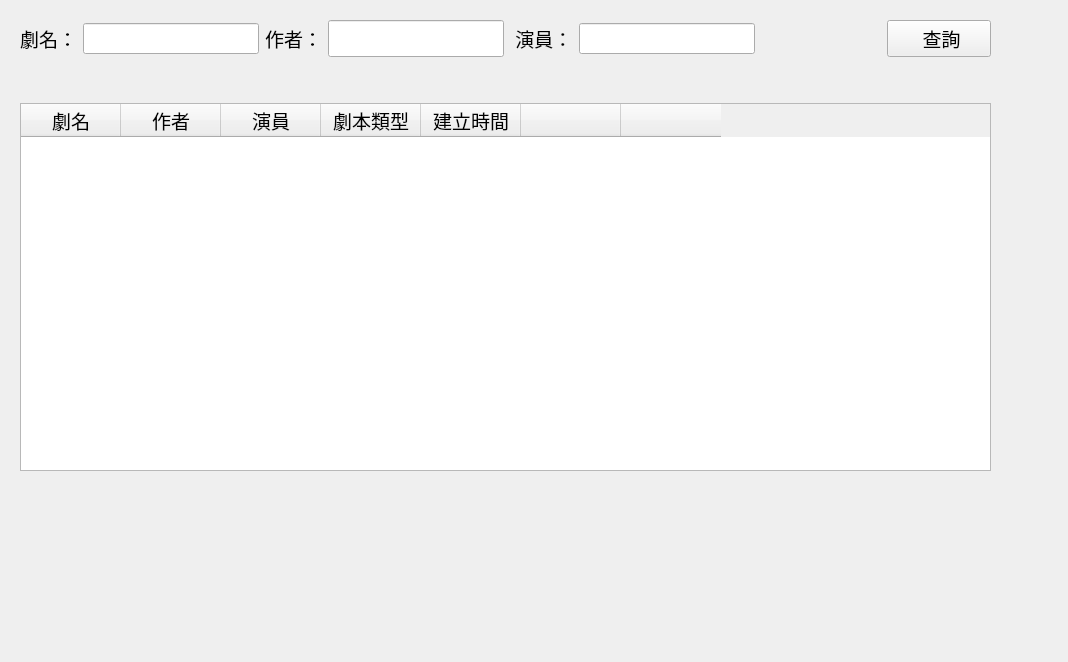
<?xml version="1.0" encoding="UTF-8"?>
<ui version="4.0">
 <class>Form</class>
 <widget class="QWidget" name="Form">
  <property name="geometry">
   <rect>
    <x>0</x>
    <y>0</y>
    <width>1068</width>
    <height>662</height>
   </rect>
  </property>
  <property name="font">
   <font>
    <pointsize>14</pointsize>
   </font>
  </property>
  <property name="windowTitle">
   <string>Form</string>
  </property>
  <widget class="QWidget" name="gridLayoutWidget">
   <property name="geometry">
    <rect>
     <x>20</x>
     <y>20</y>
     <width>971</width>
     <height>451</height>
    </rect>
   </property>
   <layout class="QGridLayout" name="gridLayout">
    <item row="1" column="0">
     <layout class="QHBoxLayout" name="horizontalLayout_4">
      <item>
       <layout class="QHBoxLayout" name="horizontalLayout_2">
        <item>
         <layout class="QHBoxLayout" name="horizontalLayout">
          <item>
           <widget class="QLabel" name="label_SLP">
            <property name="font">
             <font>
              <pointsize>14</pointsize>
             </font>
            </property>
            <property name="text">
             <string>劇名：</string>
            </property>
           </widget>
          </item>
          <item>
           <widget class="QLineEdit" name="input_SLP">
            <property name="sizePolicy">
             <sizepolicy hsizetype="Preferred" vsizetype="Fixed">
              <horstretch>0</horstretch>
              <verstretch>0</verstretch>
             </sizepolicy>
            </property>
           </widget>
          </item>
         </layout>
        </item>
        <item>
         <widget class="QLabel" name="label_caseID">
          <property name="font">
           <font>
            <pointsize>14</pointsize>
           </font>
          </property>
          <property name="text">
           <string>作者：</string>
          </property>
         </widget>
        </item>
        <item>
         <widget class="QLineEdit" name="input_caseID">
          <property name="sizePolicy">
           <sizepolicy hsizetype="Preferred" vsizetype="Preferred">
            <horstretch>0</horstretch>
            <verstretch>0</verstretch>
           </sizepolicy>
          </property>
         </widget>
        </item>
       </layout>
      </item>
      <item>
       <layout class="QHBoxLayout" name="horizontalLayout_3">
        <item>
         <widget class="QLabel" name="label_actor">
          <property name="font">
           <font>
            <pointsize>14</pointsize>
           </font>
          </property>
          <property name="text">
           <string> 演員：</string>
          </property>
         </widget>
        </item>
        <item>
         <widget class="QLineEdit" name="input_actor">
          <property name="sizePolicy">
           <sizepolicy hsizetype="Preferred" vsizetype="Fixed">
            <horstretch>0</horstretch>
            <verstretch>0</verstretch>
           </sizepolicy>
          </property>
         </widget>
        </item>
        <item>
         <spacer name="horizontalSpacer">
          <property name="orientation">
           <enum>Qt::Horizontal</enum>
          </property>
          <property name="sizeType">
           <enum>QSizePolicy::Expanding</enum>
          </property>
          <property name="sizeHint" stdset="0">
           <size>
            <width>30</width>
            <height>20</height>
           </size>
          </property>
         </spacer>
        </item>
       </layout>
      </item>
      <item>
       <widget class="QPushButton" name="button_search">
        <property name="sizePolicy">
         <sizepolicy hsizetype="Preferred" vsizetype="Fixed">
          <horstretch>0</horstretch>
          <verstretch>0</verstretch>
         </sizepolicy>
        </property>
        <property name="font">
         <font>
          <pointsize>14</pointsize>
         </font>
        </property>
        <property name="text">
         <string>      查詢     </string>
        </property>
       </widget>
      </item>
     </layout>
    </item>
    <item row="2" column="0">
     <spacer name="verticalSpacer">
      <property name="orientation">
       <enum>Qt::Vertical</enum>
      </property>
      <property name="sizeType">
       <enum>QSizePolicy::Preferred</enum>
      </property>
      <property name="sizeHint" stdset="0">
       <size>
        <width>20</width>
        <height>40</height>
       </size>
      </property>
     </spacer>
    </item>
    <item row="3" column="0">
     <widget class="QTableWidget" name="tableWidget">
      <column>
       <property name="text">
        <string>劇名</string>
       </property>
      </column>
      <column>
       <property name="text">
        <string>作者</string>
       </property>
      </column>
      <column>
       <property name="text">
        <string>演員</string>
       </property>
      </column>
      <column>
       <property name="text">
        <string>劇本類型</string>
       </property>
      </column>
      <column>
       <property name="text">
        <string>建立時間</string>
       </property>
      </column>
      <column>
       <property name="text">
        <string/>
       </property>
      </column>
      <column>
       <property name="text">
        <string/>
       </property>
      </column>
     </widget>
    </item>
   </layout>
  </widget>
 </widget>
 <resources/>
 <connections/>
</ui>
